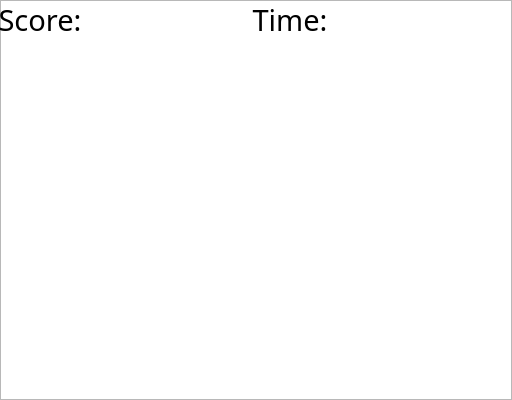
<?xml version="1.0" encoding="UTF-8"?>
<ui version="4.0">
 <class>MainWindow</class>
 <widget class="QMainWindow" name="MainWindow">
  <property name="geometry">
   <rect>
    <x>0</x>
    <y>0</y>
    <width>512</width>
    <height>400</height>
   </rect>
  </property>
  <property name="sizePolicy">
   <sizepolicy hsizetype="Fixed" vsizetype="Fixed">
    <horstretch>0</horstretch>
    <verstretch>0</verstretch>
   </sizepolicy>
  </property>
  <property name="windowTitle">
   <string>Taiko</string>
  </property>
  <widget class="QWidget" name="centralWidget">
   <widget class="QGraphicsView" name="view">
    <property name="geometry">
     <rect>
      <x>0</x>
      <y>0</y>
      <width>512</width>
      <height>400</height>
     </rect>
    </property>
    <property name="verticalScrollBarPolicy">
     <enum>Qt::ScrollBarAlwaysOff</enum>
    </property>
    <property name="horizontalScrollBarPolicy">
     <enum>Qt::ScrollBarAlwaysOff</enum>
    </property>
   </widget>
   <widget class="QLabel" name="label_score_name">
    <property name="geometry">
     <rect>
      <x>0</x>
      <y>0</y>
      <width>80</width>
      <height>40</height>
     </rect>
    </property>
    <property name="font">
     <font>
      <family>Adobe Arabic</family>
      <pointsize>22</pointsize>
      <weight>50</weight>
      <bold>false</bold>
     </font>
    </property>
    <property name="text">
     <string>Score:</string>
    </property>
    <property name="scaledContents">
     <bool>false</bool>
    </property>
    <property name="alignment">
     <set>Qt::AlignCenter</set>
    </property>
   </widget>
   <widget class="QLabel" name="label_score_num">
    <property name="geometry">
     <rect>
      <x>80</x>
      <y>6</y>
      <width>61</width>
      <height>31</height>
     </rect>
    </property>
    <property name="font">
     <font>
      <family>Adobe Caslon Pro</family>
      <pointsize>10</pointsize>
     </font>
    </property>
    <property name="text">
     <string/>
    </property>
   </widget>
   <widget class="QLabel" name="label_time_name">
    <property name="geometry">
     <rect>
      <x>250</x>
      <y>0</y>
      <width>80</width>
      <height>40</height>
     </rect>
    </property>
    <property name="font">
     <font>
      <family>Adobe Arabic</family>
      <pointsize>22</pointsize>
      <weight>50</weight>
      <bold>false</bold>
     </font>
    </property>
    <property name="text">
     <string>Time:</string>
    </property>
    <property name="scaledContents">
     <bool>false</bool>
    </property>
    <property name="alignment">
     <set>Qt::AlignCenter</set>
    </property>
   </widget>
   <widget class="QLabel" name="label_time_num">
    <property name="geometry">
     <rect>
      <x>323</x>
      <y>6</y>
      <width>61</width>
      <height>31</height>
     </rect>
    </property>
    <property name="font">
     <font>
      <family>Adobe Caslon Pro</family>
      <pointsize>10</pointsize>
     </font>
    </property>
    <property name="text">
     <string/>
    </property>
   </widget>
   <zorder>view</zorder>
   <zorder>label_score_num</zorder>
   <zorder>label_time_num</zorder>
   <zorder>label_time_name</zorder>
   <zorder>label_score_name</zorder>
  </widget>
 </widget>
 <layoutdefault spacing="6" margin="11"/>
 <resources/>
 <connections/>
</ui>
